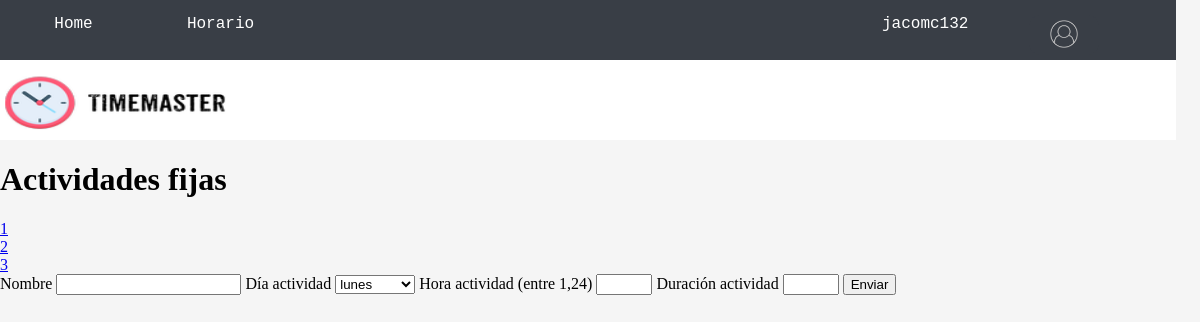
Before: /horario/actividades_fijas (signed in) with the older database file.
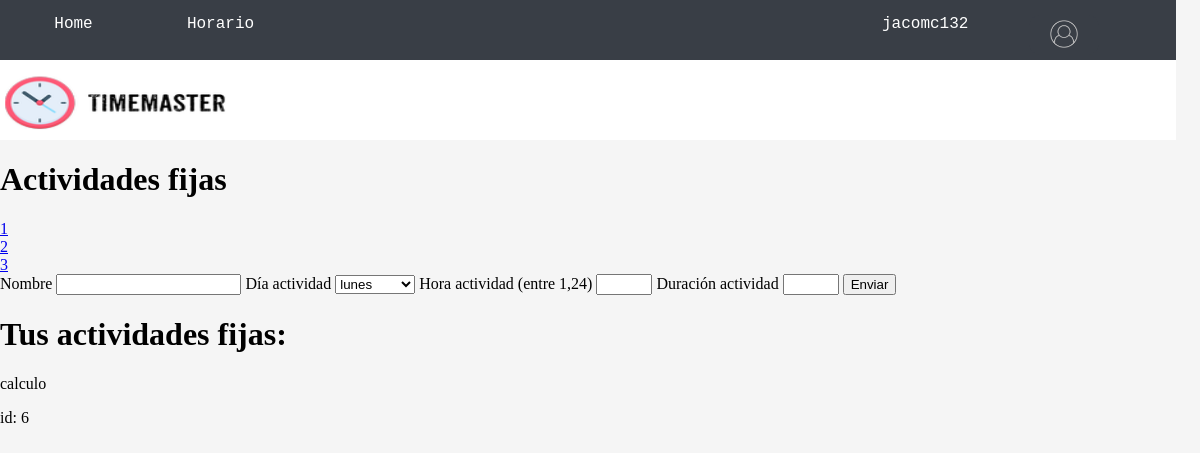
After: the same page with the newer database file.
### horario/models.py (models this page shows)
class Event(models.Model):
    user_id = models.ForeignKey(User, on_delete=models.CASCADE)
    priority = models.IntegerField(choices = [(i,i) for i in range(1,11)])
    name = models.CharField(max_length=30)
    event_type = models.CharField(max_length=50,default="actividad_fija") #Choices: actividad_fija, no fija y horario suenio.
    constraints = models.JSONField(default = dict)

### horario/views.py (the view)
# urls.py: path('actividades_fijas',views.actividades_fijas, name = 'actividades_fijas'),
@login_required(login_url = "user_login")
def actividades_fijas(request):
    usuario = User.objects.get(pk=request.user.pk)
    if request.method == "POST":
        nombre = request.POST['name']
        prioridad = 10
        tipo_evento = "actividad_fija"
        nueva_actividad_fija = Event(user_id = usuario, priority = prioridad, name=nombre, event_type=tipo_evento)
        nueva_actividad_fija.save()
        dia_actividad = int(request.POST['dia_actividad'])
        hora_actividad = int(request.POST["hora_actividad"])-1
        duracion_actividad = int(request.POST["duracion_actividad"])
        hora_final = hora_actividad + duracion_actividad
        for hora in range(hora_actividad,hora_final,1):
            posicion_actividad_fija = Position(event_id = nueva_actividad_fija,user_id = usuario,day=dia_actividad,hour = hora)
            posicion_actividad_fija.save()
        return redirect(reverse("actividades_fijas"))
    elif request.method == "GET":
        actividades_fijas = Event.objects.filter(user_id = usuario)
        actividades_fijas =actividades_fijas.filter(event_type = "actividad_fija")
        return render(request,"actividades_fijas.html",{"actividades_fijas":actividades_fijas})

### horario/templates/actividades_fijas.html (shortened to what this page needs)
{% extends 'main/main.html' %}
{% load static %}
{% block content %}
<h1>Actividades fijas</h1>
<div class="contenedor_links_horario">
    <div class="contenedor_link_suenio">
        <a href="{% url 'suenio' %}">1</a>
    </div>
    <div class="contenedor_link_actividades_fijas">
        <a href="{% url 'actividades_fijas' %}">2</a>
    </div>
    <div class="contenedor_link_actividades_no_fijas">
        <a href="{% url 'actividades_no_fijas' %}">3</a>
    </div>
</div>
<form action="" method="POST">
    <label for="name">Nombre</label>
    <input type="text" name="name" id="name" required>
    <label for="dia_actividad">Día actividad</label>
    <select name="dia_actividad" id="dia_actividad" required>
        <option value="0">lunes</option>
    </select>
    <label for="hora_actividad">Hora actividad (entre 1,24)</label>
    <input type="number" name="hora_actividad" id="hora_actividad" min="1" max="24" step="1" required>
    <label for="duracion_actividad">Duración actividad</label>
    <input type="number" name="duracion_actividad" id="duracion_actividad" min="1" max="10" step="1" required>
    <input type="submit" value="Enviar">
</form>
<div class="contenedor_actividades">
    {% if actividades_fijas %}
        <h1 class="titulo_tus_actividades">Tus actividades fijas:</h1>
        {% for actividad in actividades_fijas %}
            <div class="caja_actividad">
                <p>{{actividad.name}}</p>
                <p>id: {{actividad.pk}}</p>
            </div>
        {% endfor %}
    {% endif %}
</div>
{% endblock  %}

### horario/templates/main/main.html (shortened to what this page needs)
{% load static %}
<!DOCTYPE html>
<html lang="en">
<head>
    <link rel="stylesheet" href="{% static 'css/navbar_styles.css' %}">
</head>
<body>
    <nav class="navbar">
        <ul class="nav_container">
            <li class="li1"><a id="link_home" href="{% url 'horario' %}">Home</a></li>
            <li class="li2"><a href="{% url 'suenio' %}">Horario</a></li>
            <li class="username"><a href="">{{request.user.username}}</a></li>
            {% if request.user.is_authenticated %}
            <div class="dropdown">
                <button class="contenedor_user_image"><img class="user_image" src="{% static 'imagenes/user_image.png' %}" alt="user_image"></button>
            </div>
            {% endif %}
        </ul>
    </nav>
    <nav id="second_navbar_container">
        <img class="logo_timemaster" src="{% static 'imagenes/timemaster.png' %}" alt="imagen time master">
    </nav>
    {% block content %}
    {% endblock %}
</body>
</html>

### horario/static/css/navbar_styles.css (style rules this page uses)
:root { --color1:#393e46; --color2: #e3f6f5; --color3: #ff4949; --color4:#ffffff; --color5:black; --color6: white; --color7: #A72AAB; --color8: whitesmoke; }
.nav_container { background-color:var(--color1); color:var(--color5); display: grid; width:98vw; height:60px; grid-template-columns: 1fr 1fr 1fr 1fr 1fr 1fr 1fr 1fr; grid-template-rows: 25% 50% 25%; margin:0; padding: 0; }
.navbar li { list-style: none; }
.navbar a { text-decoration:none; color:var(--color6); font-size:large; }
.li1 { grid-column:1/2; grid-row: 2/3; justify-self: center; font-family: monospace; }
.li2 { grid-column:2/3; grid-row: 2/3; justify-self: center; font-family: monospace; }
.dropdown { grid-row:2/3; grid-column:8/9; display: inline-block; position: relative; }
.user_image { width:30px; height:30px; }
.username { grid-row: 2/3; grid-column: 7/8; font-family:monospace; font-size:x-small; }
#second_navbar_container { background-color:var(--color6); display: grid; width:98vw; height:80px; grid-template-columns: 1fr 1fr 1fr 1fr 1fr 1fr 1fr 1fr; grid-template-rows: 1fr 1fr 1fr; margin:0; padding: 0; }
.logo_timemaster { width: 230px; height: 70px; }
button { color:var(--color2); background-color:var(--color1); border-style:solid; border-width: 1px; border-color:var(--color1); height: 40px; width: 70px; border-radius:10px; }
body { background-color:var(--color8); width:95vw; padding: 0%; margin: 0%; }

Changed rows visible on the page:
added Event: name "calculo", pk "6"
Other visible differences:
text now shown: "Tus actividades fijas:"
